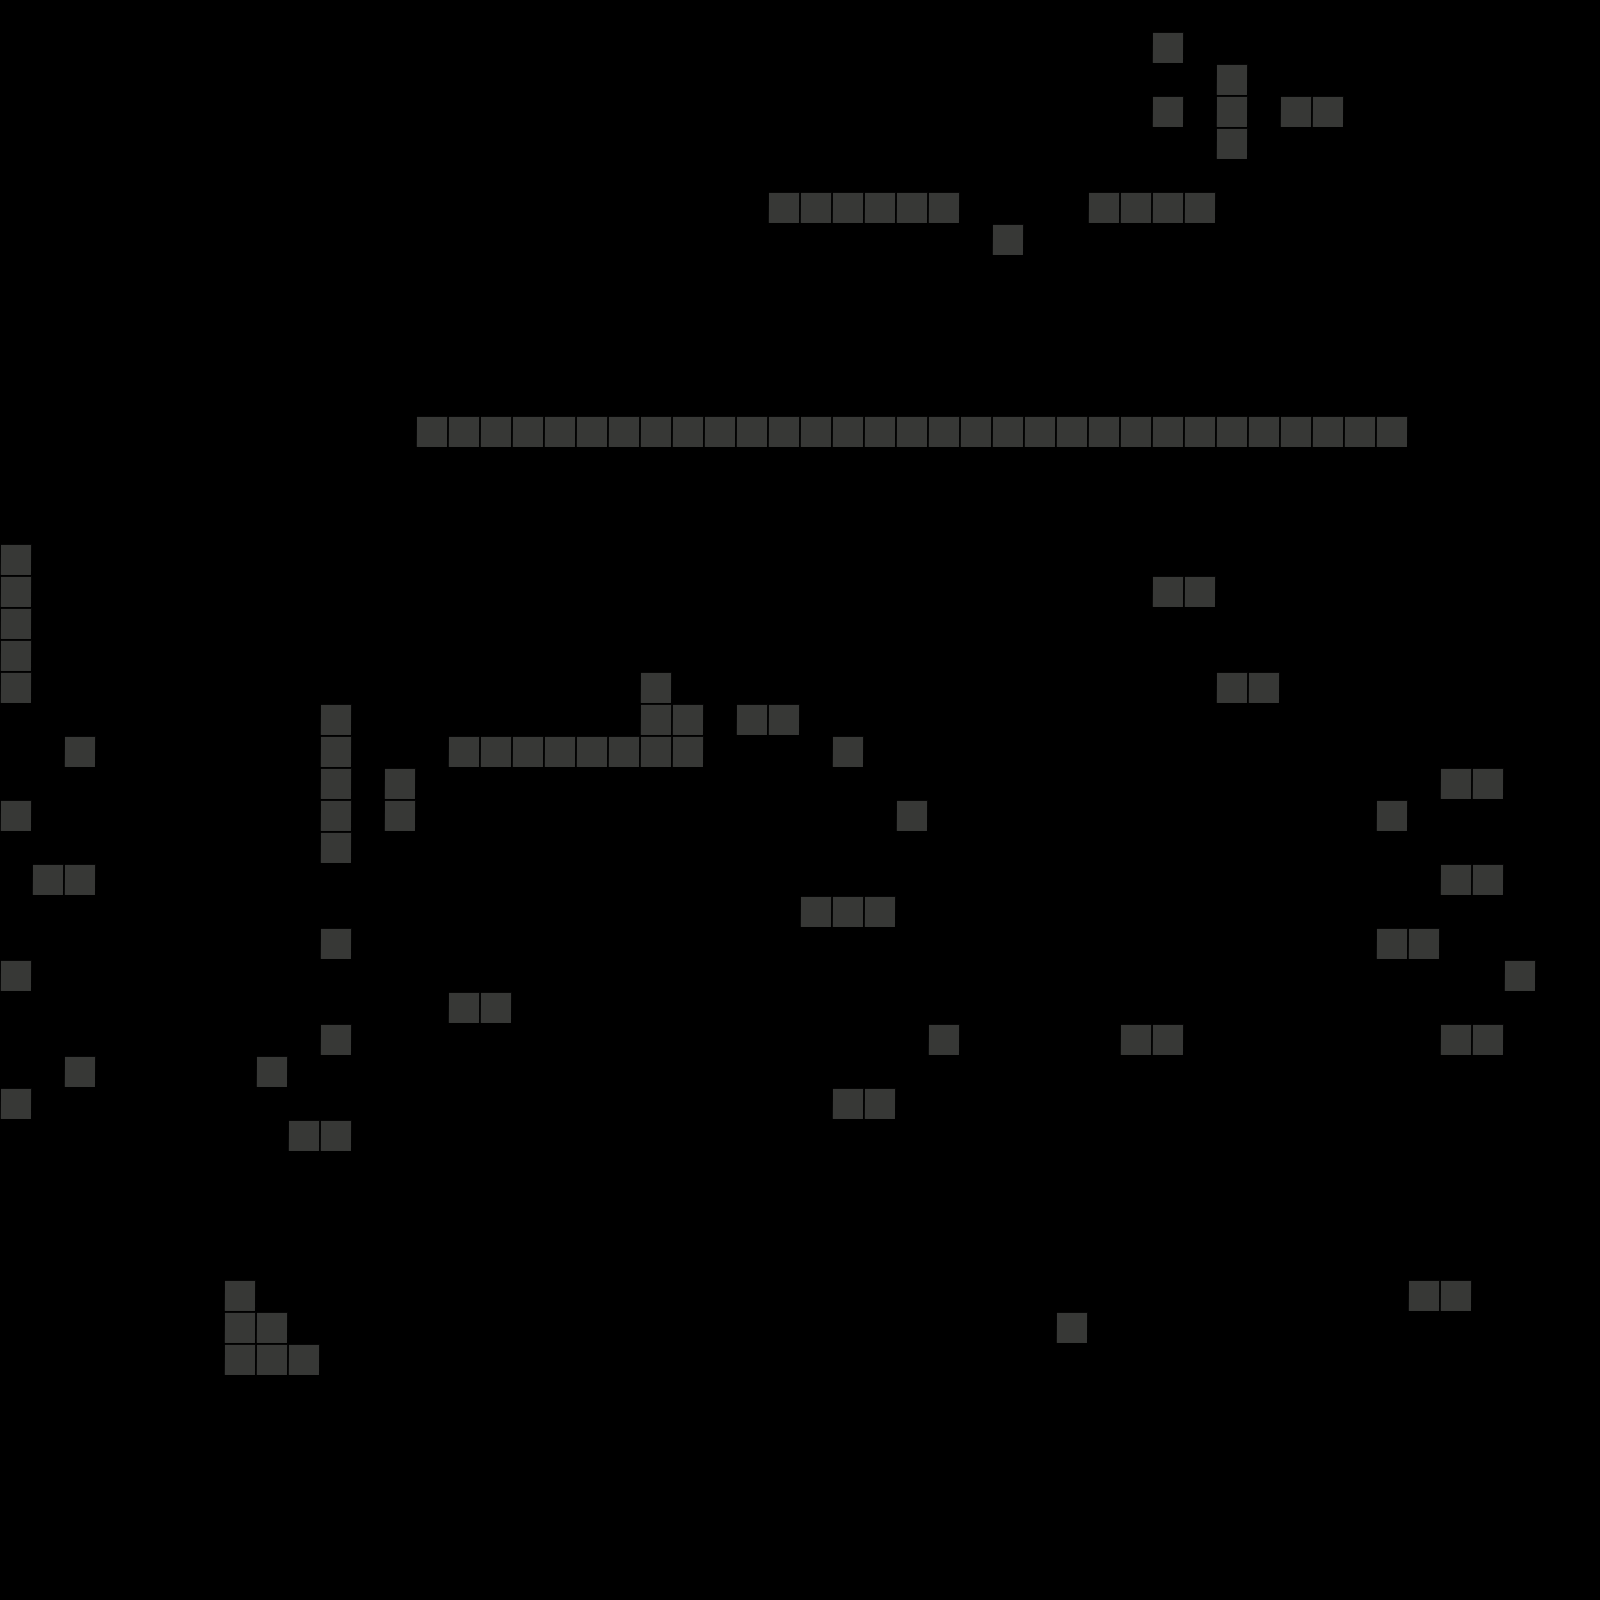

This game map was drawn from its Tiled (.tmx) file and the tilesets committed beside it. A one-line description and the trimmed map source follow:
An orthogonal 50x50 tile map with 32x32 px tiles, 1 tile layer (Calque de Tuiles 1), 2 hidden layers not drawn.

<map version="1.9" tiledversion="1.9.2" orientation="orthogonal" renderorder="right-down" width="50" height="50" tilewidth="32" tileheight="32" infinite="0" nextlayerid="12" nextobjectid="1">
 <editorsettings>
  <export target="tuile.json" format="json" />
 </editorsettings>
 <tileset firstgid="1" name="assetpl" tilewidth="32" tileheight="32" tilecount="2500" columns="50">
  <image source="assetpl.png" width="1600" height="1600" />
 </tileset>
 <imagelayer id="2" name="Calque d'Images 1" visible="0">
  <image source="fond.png" width="1600" height="1600" />
 </imagelayer>
 <imagelayer id="11" name="Calque d'Images 2" visible="0">
  <image source="murnoire.png" width="1600" height="1600" />
 </imagelayer>
 <layer id="1" name="Calque de Tuiles 1" width="50" height="50">
  <properties>
   <property name="estsolide" type="bool" value="true" />
  </properties>
  <data>[2500 cells, 1201 non-empty, 6 distinct tile ids]</data>
 </layer>
</map>